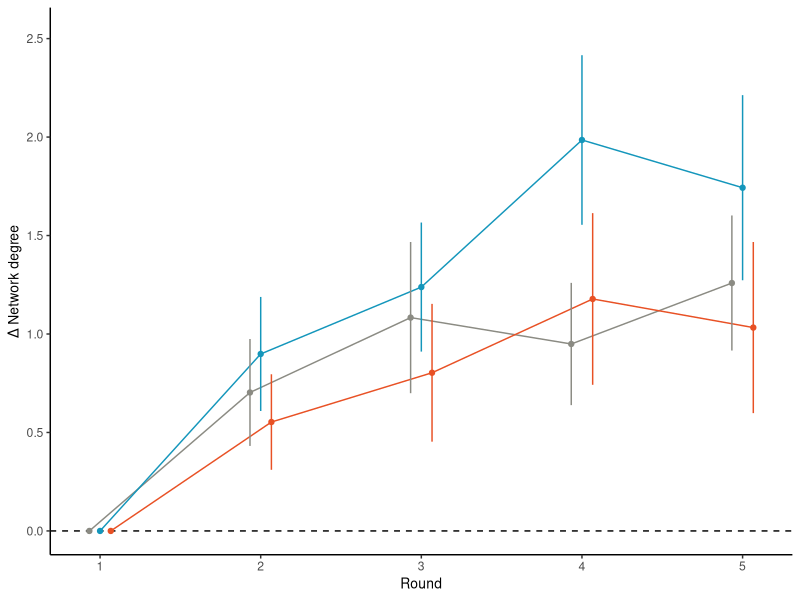

This chart was generated by the following R code:
# --- Libraries ---
library(dplyr)
library(ggplot2)
library(readr)

# --- Load LONG data ---
# Expect columns: SessionID, Condition, RoundID, NetworkDegree
d <- read_csv("./csv/SessionRoundData.csv", show_col_types = FALSE) %>%
  filter(Condition %in% c("control", "personal", "relational-static")) %>%
  mutate(
    Condition = factor(Condition, levels = c("control","personal","relational-static")),
    RoundID   = as.integer(RoundID)
  )

# --- Δ vs Round 1 within each session ---
d_diff <- d %>%
  arrange(SessionID, RoundID) %>%
  group_by(SessionID) %>%
  mutate(
    round_idx   = RoundID - 1,
    degree_diff = NetworkDegree - NetworkDegree[RoundID == 1][1]
  ) %>%
  ungroup() %>%
  mutate(
    personalized = as.integer(Condition == "personal"),
    relational   = as.integer(Condition == "relational-static")
  )

# --- Summary stats by Condition × round_idx ---
d_sum <- d_diff %>%
  group_by(Condition, round_idx) %>%
  summarise(
    n = dplyr::n(),
    mean_degree = mean(degree_diff, na.rm = TRUE),
    sd_degree   = sd(degree_diff,   na.rm = TRUE),
    se_degree   = sd_degree / sqrt(n),
    .groups = "drop"
  )

d_sum$Condition2 <- factor(
  d_sum$Condition,
  levels = c("control","personal","relational-static"),
  labels = c("No Assistance","Personalized Assistance","Relational Assistance")
)
pal <- c("No Assistance"="#8b8b83","Personalized Assistance"="#1496BB","Relational Assistance"="#E85125")

# --- Plot: Δ Network degree ---
ggplot(d_sum, aes(x = round_idx + 1, y = mean_degree, color = Condition2)) +
  geom_hline(yintercept = 0, linetype = 2) +
  geom_line(position = position_dodge(width = 0.2)) +
  geom_point(position = position_dodge(width = 0.2)) +
  geom_errorbar(aes(ymin = mean_degree - se_degree, ymax = mean_degree + se_degree),
                width = 0.0, position = position_dodge(width = 0.2)) +
  scale_y_continuous(expand = expansion(mult = c(0.05, 0.1))) +
  scale_color_manual(values = pal) +
  labs(x = "Round", y = "Δ Network degree", color = "") +
  theme_classic() +
  theme(legend.position = "none",
        axis.title.x = element_text(size = 10),
        axis.title.y = element_text(size = 10))

# --- Per-round linear trend model (degree) ---
fit_deg <- lm(degree_diff ~ 0 + round_idx + round_idx:personalized + round_idx:relational, data = d_diff)
summary(fit_deg)
